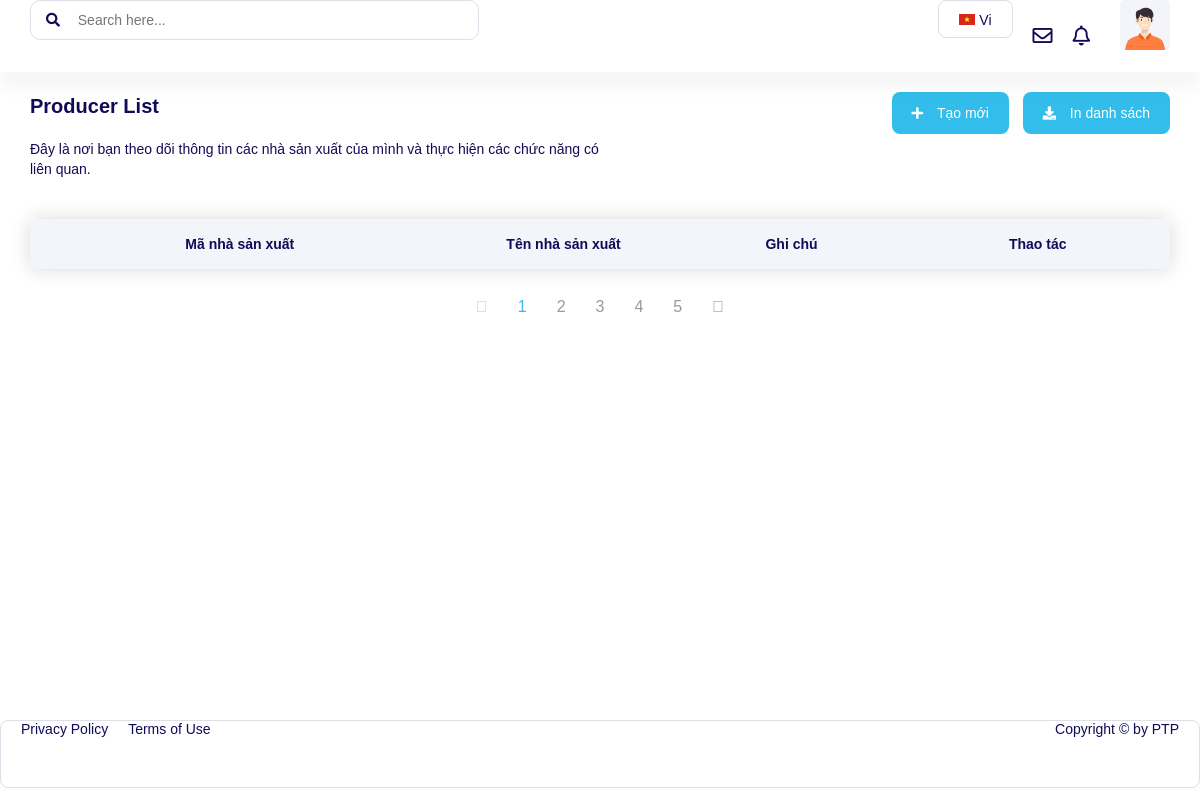
Page /makes/index.php on the earlier database version.
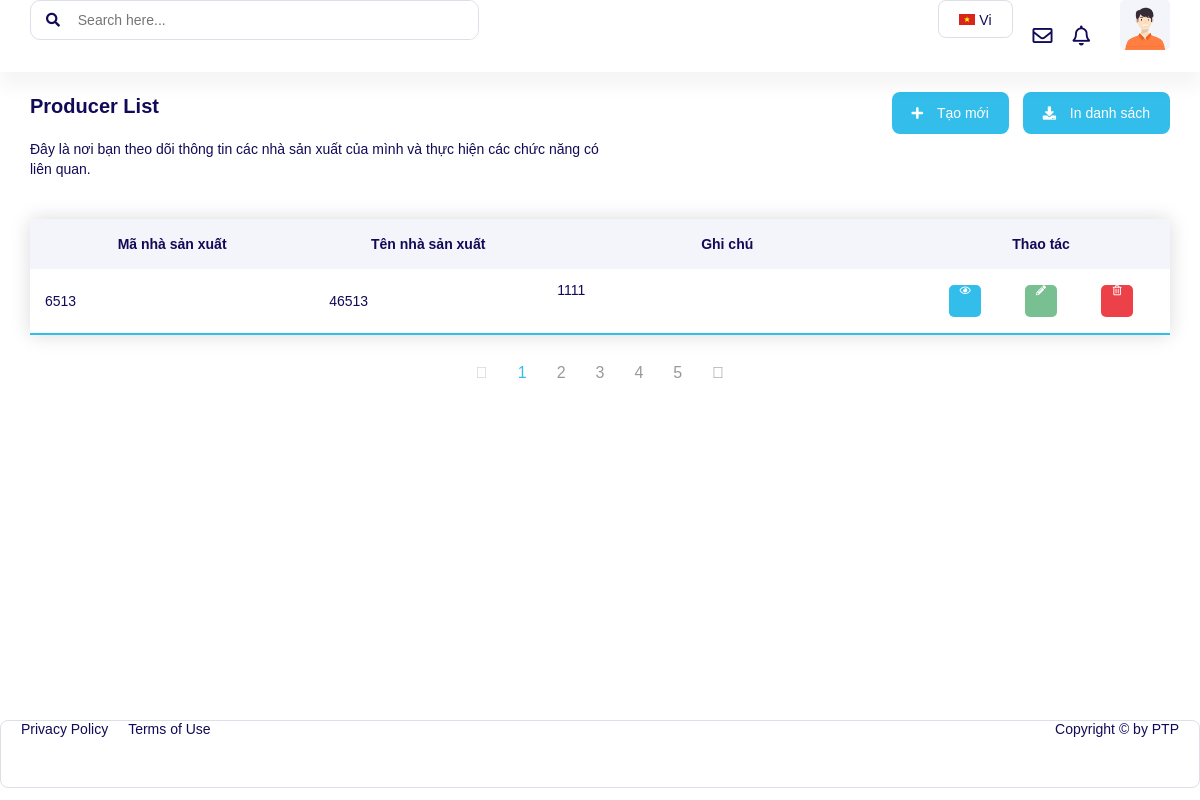
Same page on the later database version.
### tables this page shows
CREATE TABLE IF NOT EXISTS `makes` (
  `makeId` bigint(20) NOT NULL,
  `makeName` int(11) NOT NULL COMMENT 'Tên nhà sản xuất',
  `remark` int(11) DEFAULT NULL COMMENT 'Ghi chú',
  `created_date` datetime NOT NULL DEFAULT CURRENT_TIMESTAMP,
  `updated_date` datetime NOT NULL DEFAULT CURRENT_TIMESTAMP,
  PRIMARY KEY (`makeId`)
);

### makes/PHP_Makes/list.php (the view, shortened to what this page needs)
<?php
    $sql = "SELECT `makeId`, `makeName`, `remark` FROM `makes`";
    $query = mysqli_query($connect,$sql);
?>
<body>
    <div class="wrapper">
        <header>
            <div class="grid">
                <div class="navbar">
                    <div class="search">
                        <form action="#" class="search__box">
                            <a class="search__link" href="#"><i class="fas fa-search search__icon"></i></a>
                            <input type="text" class="search__input" placeholder="Search here...">
                        </form>
                    </div>
                    <div class="account">
                        <ul class="account__list">
                            <li  class="account__makes language">
                                <a id ="btn_lang" class="language__link" href="#">
                                    <img src="./assets/img/vietnam_flag.jpg" alt="vietnam flag">
                                    Vi
                                </a>
                            </li>
                            <li class="account__makes user__icon "><i class="far fa-envelope"></i></li>
                            <li class="account__makes user__icon "><i class="far fa-bell"></i></li>
                            <li class="account__makes">
                                <a href="#" class="account__link">
                                    <img class="account__img" src="./assets/img/user.png" alt="user">
                                </a>
                            </li>
                        </ul>
                    </div>
                </div>
            </div>
        </header>
        <div class="app">
            <div class="grid">
                <div class="container">
                    <div class="makes">
                        <div class="makes__infor">
                            <h1 class="makes__title">
                                Producer List
                            </h1>
                            <p class="makes__detail">
                                Đây là nơi bạn theo dõi thông tin các nhà sản xuất của mình và thực hiện các chức năng có liên quan.
                            </p>
                        </div>
                        <div class="btn__genernal">
                            <button onclick="window.location.href='index.php?page_layout=add';" class="makes__add">
                                <i class="fas fa-plus makes__icon "></i>
                                <p>Tạo mới</p>
                            </button>
                            <button class="makes__add">
                                <i class="fas fa-download makes__icon"></i>
                                <p>In danh sách</p>
                            </button>
                        </div>
                    </div>
                    <div class="content">
                        <table
                         class="content-table">
                            <thead class="data__title">
                                <tr class="table__title">
                                    <th data-label="Mã nhà sản xuất">Mã nhà sản xuất</th>
                                    <th data-label="Tên nhà sản xuất" class="col_3">Tên nhà sản xuất</th>
                                    <th data-label="Ghi chú" class="col_3">Ghi chú</th>
                                    <th data-label="Thao tác">Thao tác</th>
                                </tr>
                            </thead>
                            <tbody class="data">
                                <?php
                                while($row = mysqli_fetch_row($query)){?>
                                    <tr class="table__content">
                                        <td data-label="Mã nhà sản xuất" class=""><?php echo $row[0]; ?> </td>
                                        <td data-label="Tên nhà sản xuất"><?php echo $row[1]; ?> </td>
                                        <td data-label="Ghi chú">
                                            <p class="makes__remark">
                                            <?php echo $row[2]; ?>
                                            </p>
                                        </td>
                                        <td data-label="Thao tác">
                                            <div class="btn">
                                                <div class="btn__view">
                                                    <a href="./index.php?page_layout=view&id=<?php echo $row[0];?>" class="btn__link">
                                                        <i class="btn_icon far fa-eye"></i>
                                                    </a>
                                                </div>
                                                <div class="btn__edit">
                                                    <a href="./index.php?page_layout=edit&id=<?php echo $row[0];?>" class="btn__link">
                                                        <i class="btn_icon fas fa-pencil-alt"></i>
                                                    </a>
                                                </div>
                                                <div class="btn__delete">
                                                    <a onclick="return Del('<?php echo $row[1];?>')" href="./index.php?page_layout=delete&id=<?php echo $row[0];?>" class="btn__link">
                                                        <i class="btn_icon far fa-trash-alt"></i>
                                                    </a>
                                                </div>
                                            </div>
                                        </td>
                                    </tr>
                                <?php
                                }
                                ?>
                            </tbody>
                        </table>
                    </div>
                    <ul class="pagi">
                            <li class="pagi__make pagi__action pagi__prev is-disabled">
                            <i class="pagi__icon fal fa-angle-left"></i>
                            </li>
                            <li class="pagi__make is-active">1</li>
                            <li class="pagi__make">2</li>
                            <li class="pagi__make">3</li>
                            <li class="pagi__make">4</li>
                            <li class="pagi__make">5</li>
                            <li class="pagi__make pagi__action pagi__next">
                            <i class="pagi__icon fal fa-angle-right"></i>
                            </li>
                    </ul>
                </div>
            </div>
        </div>
        <footer class="footer">
            <div class="grid">
                <div class="footer__box">
                    <div class="footer__detail">
                        <p class="footer__policy">
                            <a href="#" class="policy__link"> Privacy Policy</a>
                        </p>
                        <p class="footer__use">
                            <a href="#" class="use__link">Terms of Use</a>
                        </p>
                    </div>
                    <div class="footer__copyright">
                        <p>Copyright &#169; by PTP</p>
                    </div>
                </div>
            </div>
        </footer>
    </div>

### makes/index.php (shortened to what this page needs)
<?php
    require_once('./config/dbconnect.php');
?>
<!DOCTYPE html>
<html lang="en">
<head>
    <link rel="stylesheet" href="./assets/css/grid.css">
    <link rel="stylesheet" href="./assets/css/base.css">
    <link rel="stylesheet" href="./assets/css/style.css?v=1.0.3">
    <link rel="stylesheet" href="https://cdnjs.cloudflare.com/ajax/libs/font-awesome/5.15.2/css/all.min.css">
    <link rel="stylesheet" href="https://pro.fontawesome.com/releases/v5.10.0/css/all.css">
</head>
<body>
    <?php
        if(isset($_GET['page_layout'])) {
            switch ($_GET['page_layout']) {
                case 'list':
                    require_once 'PHP_makes/list.php';
                    break;
                case 'add':
                    require_once 'PHP_makes/add.php';
                    break;
                case 'edit':
                    require_once 'PHP_makes/edit.php';
                    break;
                case 'delete':
                    require_once 'PHP_makes/delete.php';
                    break;
                case 'view':
                    require_once 'PHP_makes/view.php';
                    break;
                default:
                    require_once 'PHP_makes/list.php';
                    break;
            }
        } else {
            require_once 'PHP_makes/list.php';
        }
    ?>
</body>
</html>

### makes/assets/css/grid.css (style rules this page uses)
.grid { width: 100%; display: block; padding: 0; }

### makes/assets/css/base.css (style rules this page uses)
:root { --white-color: #fff; --black-color: #000; --text-color: #110a57; --second-text-color: #333; --primary-color:#4cb050 ; --hover-primary-color: #3d8c40; --second-color:#337ab7; --hover-second-color:#286090; --border-color: #dcdfe8; --hover-color:#32BDEA; --primary-font: Helvetica, Arial, sans-serif; --normal-font-size: 1.4rem; --medium-font-size: 1.6rem; --title-font-size: 2rem; --big-font-size: 2.2rem; }
* { box-sizing: inherit; margin: 0; padding: 0; }
html { font-size: 62.5%; line-height: 1.6rem; box-sizing: border-box; font-family: var(--primary-font); color: var(--text-color); }
a { text-decoration: none; }
ul, li { list-style: none; }
.col_3 { width: 20%; }

Differences in the rows shown:
added makes: makeId "6513", makeName "46513", remark "1111"
